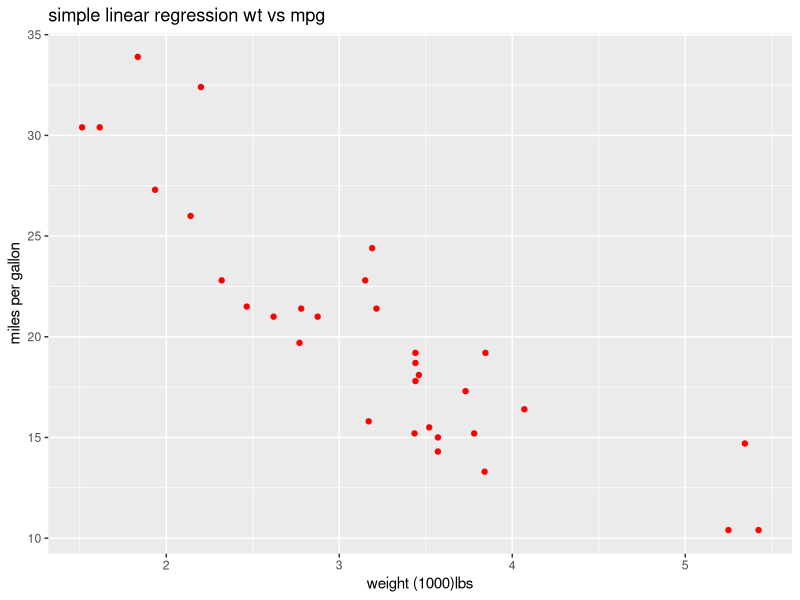
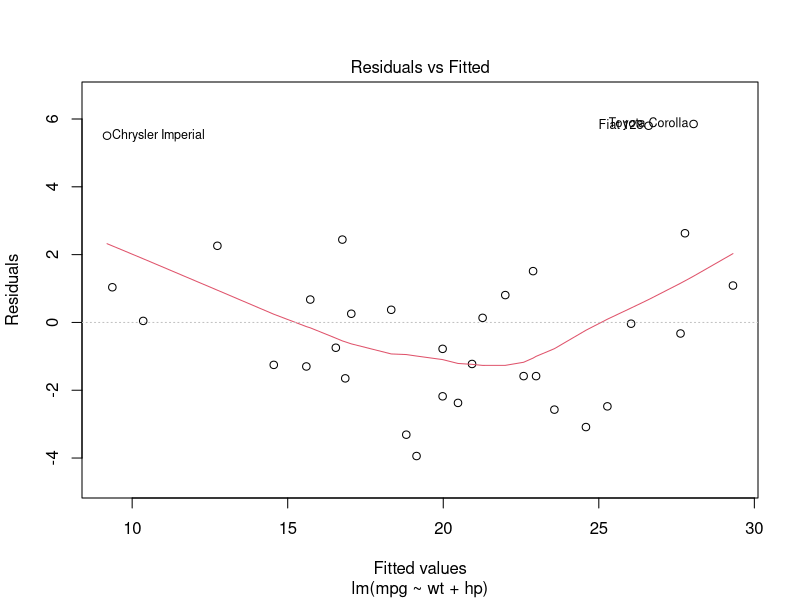
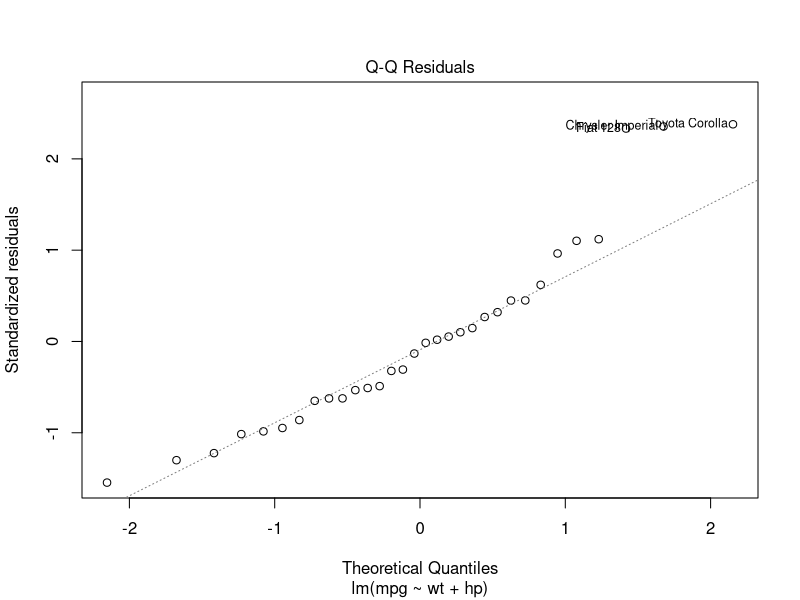

Recreate these plots in R, in order.
#8:Regression Analysis in R

library(dplyr)
library(ggplot2)

data("mtcars")
View(mtcars)
head(mtcars)

#1.Simple Linear Regression

model_simple <-lm(mpg~wt,data = mtcars)
summary(model_simple)

#2.plot regression line

ggplot(mtcars,aes(x=wt,y=mpg))+
  geom_point(method="lm",se=TRUE,color="red")+
  labs(title="simple linear regression wt vs mpg",
       x="weight (1000)lbs",y="miles per gallon")

#3.multiple linear regression:mpg predicted by wt and hp

model_multiple<-lm(mpg~wt+hp,data=mtcars)
summary(model_multiple)

#4.residual dignostics

plot(model_multiple, which=1)
plot(model_multiple,which = 2)









